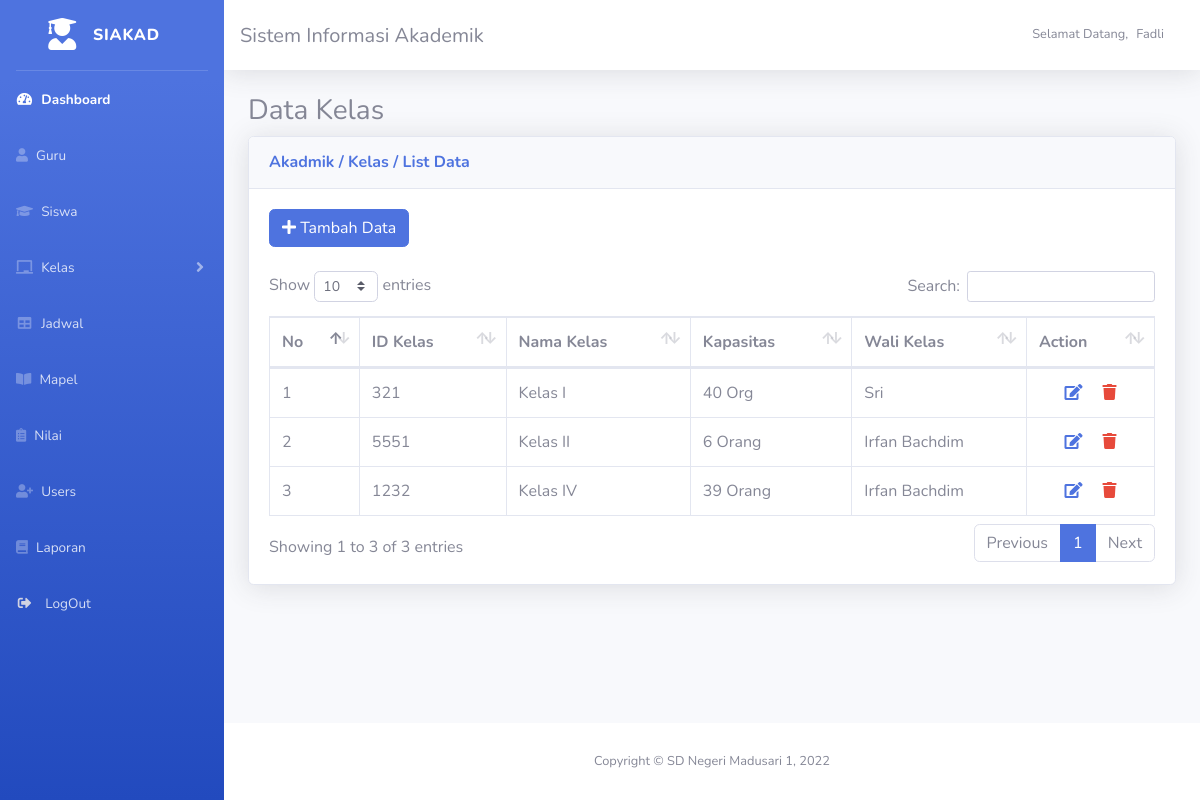
Screenshot of /main/index.php?page=tampil_kelas (signed in) with the database file from the repository.
### tables this page shows
CREATE TABLE `kelas` (
  `id_kelas` varchar(10) NOT NULL DEFAULT '',
  `nama_kelas` varchar(10) NOT NULL,
  `kapasitas` varchar(20) NOT NULL,
  `id_guru` int(11) NOT NULL
);

CREATE TABLE `guru` (
  `id_guru` int(11) NOT NULL,
  `nip` varchar(10) NOT NULL,
  `nama` varchar(30) NOT NULL,
  `alamat` text NOT NULL,
  `jenis_kelamin` enum('Laki-laki','Perempuan') NOT NULL,
  `tempat` varchar(20) NOT NULL,
  `tanggal_lahir` date NOT NULL,
  `telp` varchar(12) NOT NULL,
  `jabatan` varchar(20) NOT NULL,
  `username` varchar(20) NOT NULL,
  `password` varchar(20) NOT NULL,
  `hak_akses` varchar(10) NOT NULL
);

### main/Menu_kelas/tampil.php (the view)
<h3>Data Kelas</h3>
<div class="card shadow mb-4">
    <div class="card-header py-3">
        <h6 class="m-0 font-weight-bold text-primary">Akadmik / Kelas / List Data</h6>
    </div>
    <div class="card-body">
        <div class="table-responsive">
            <?php if ($_SESSION['hak_akses'] == "admin") { ?>
                <a href="?page=tambah_kelas">
                    <button class="btn btn-primary">
                        <li class="fa fa-plus"></li> Tambah Data
                    </button>
                </a>
            <?php } ?>
            <br><br>
            <table class="table table-bordered" id="dataTable" width="100%" cellspacing="0">
                <thead>
                    <tr>
                        <th>No</th>
                        <th>ID Kelas</th>
                        <th>Nama Kelas</th>
                        <th>Kapasitas</th>
                        <th>Wali Kelas</th>
                        <?php if ($_SESSION['hak_akses'] == "admin") { ?>
                            <th>Action</th>
                        <?php } ?>
                    </tr>
                </thead>
                <tbody>
                    <?php
                       require '../koneksi.php';
                       $no = 1;
                       $query = mysqli_query($koneksi, "SELECT * FROM kelas INNER JOIN guru ON kelas.id_guru = guru.id_guru  ORDER BY nama_kelas ASC ") or die(mysqli_error($koneksi));
                       while ($tampil = mysqli_fetch_array($query)) {
                       ?>
                        <tr>
                            <td><?php echo $no++; ?></td>
                            <td><?php echo $tampil['id_kelas']; ?></td>
                            <td><?php echo $tampil['nama_kelas']; ?></td>
                            <td><?php echo $tampil['kapasitas']; ?></td>
                            <td><?php echo $tampil['nama']; ?></td>
                            <?php if ($_SESSION['hak_akses'] == "admin") { ?>
                                <td align="center">
                                    <a href="?page=edit_kelas&id_kelas=<?php echo $tampil['id_kelas']; ?>" class="link">
                                        <li class="fa fa-edit text-primary mr-3"></li>
                                    </a>
                                    <a href="?page=hapus_kelas&id_kelas=<?php echo $tampil['id_kelas']; ?>" class="link" onclick="return confirm('Apakah anda yakin ingin menghapus data ini?')">
                                        <li class="fa fa-trash text-danger"></li>
                                    </a>
                                </td>
                            <?php } ?>
                        <?php } ?>
                        </tr>
                </tbody>
            </table>
        </div>
    </div>
</div>

### rows the page displays
kelas: id_kelas "321", nama_kelas "Kelas I", kapasitas "40 Org", id_guru.nama "Sri"
kelas: id_kelas "5551", nama_kelas "Kelas II", kapasitas "6 Orang", id_guru.nama "Irfan Bachdim"
kelas: id_kelas "1232", nama_kelas "Kelas IV", kapasitas "39 Orang", id_guru.nama "Irfan Bachdim"

### other values shown
$_SESSION['nama'] "Fadli"
